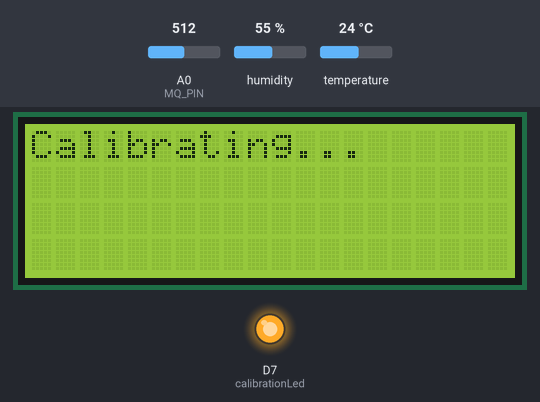
This sketch was run on a simulated ESP8266 (NodeMCU). Shown: 20×4 character LCD, output pins drawn as LEDs (lit = HIGH). Inputs (shaded band) come from the test bench; at power-on: A0 (MQ_PIN) = 512, humidity 55 %, temperature 24 °C. WiFi joins after 1.5 s; servers stay silent unless stated; what the sketch prints to the serial monitor is not drawn.

Above: at 0.1 s.
At 25.2 s:
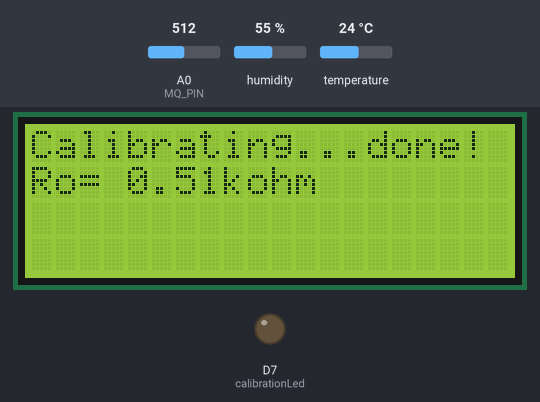
At 28.2 s:
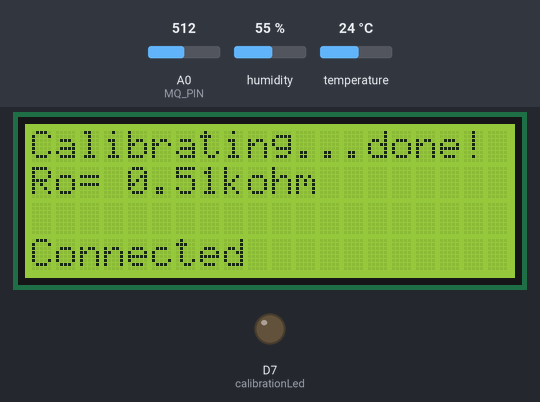
At 29.0 s:
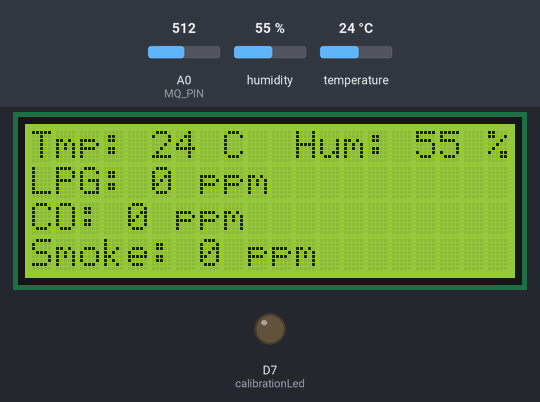
Timing chart, 0 to 30.5 s (numbered marks = the images above):
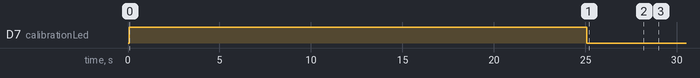

The sketch:

Monitor_gas_dan_temperature.ino
```cpp
//www.asyoni.com

/************************Hardware Related Macros************************************/
#include <ESP8266WiFi.h>
#include <DHT.h>
#include <Wire.h>
#include <LiquidCrystal_I2C.h>
#define DHTPIN D3
LiquidCrystal_I2C lcd(0x27, 2, 1, 0, 4, 5, 6, 7, 3, POSITIVE);


String apiKey = "API KEY";           // Enter your Write API key from ThingSpeak
const char* ssid =  "SSID";     //Enter your wifi name
const char* pass =  "PASSWORD";             // Enter your wifi password
const char* server = "api.thingspeak.com";

const int calibrationLed = 13;                      //when the calibration start , LED pin 13 will light up , off when finish calibrating
const int MQ_PIN=A0;                                //define which analog input channel you are going to use
int RL_VALUE=5;                                     //define the load resistance on the board, in kilo ohms
float RO_CLEAN_AIR_FACTOR=9.83;                     //RO_CLEAR_AIR_FACTOR=(Sensor resistance in clean air)/RO,
                                                    //which is derived from the chart in datasheet

/***********************Software Related Macros************************************/
int CALIBARAION_SAMPLE_TIMES=50;                    //define how many samples you are going to take in the calibration phase
int CALIBRATION_SAMPLE_INTERVAL=500;                //define the time interal(in milisecond) between each samples in the
                                                    //cablibration phase
int READ_SAMPLE_INTERVAL=50;                        //define how many samples you are going to take in normal operation
int READ_SAMPLE_TIMES=5;                            //define the time interal(in milisecond) between each samples in
                                                    //normal operation

/**********************Application Related Macros**********************************/
#define         GAS_LPG             0
#define         GAS_CO              1
#define         GAS_SMOKE           2

/*****************************Globals***********************************************/
float           LPGCurve[3]  =  {2.3,0.21,-0.47};   //two points are taken from the curve.
                                                    //with these two points, a line is formed which is "approximately equivalent"
                                                    //to the original curve.
                                                    //data format:{ x, y, slope}; point1: (lg200, 0.21), point2: (lg10000, -0.59)
float           COCurve[3]  =  {2.3,0.72,-0.34};    //two points are taken from the curve.
                                                    //with these two points, a line is formed which is "approximately equivalent"
                                                    //to the original curve.
                                                    //data format:{ x, y, slope}; point1: (lg200, 0.72), point2: (lg10000,  0.15)
float           SmokeCurve[3] ={2.3,0.53,-0.44};    //two points are taken from the curve.
                                                    //with these two points, a line is formed which is "approximately equivalent"
                                                    //to the original curve.
                                                    //data format:{ x, y, slope}; point1: (lg200, 0.53), point2: (lg10000,  -0.22)
float           Ro           =  10;                  //Ro is initialized to 10 kilo ohms

float humi;
float temp;
DHT dht(DHTPIN, DHT11);
WiFiClient client;

void setup()
{
  Serial.begin(115200);
  WiFi.begin(ssid, pass);
  dht.begin();
  lcd.begin(20,4);
  lcd.backlight();
  pinMode(calibrationLed,OUTPUT);
  digitalWrite(calibrationLed,HIGH);
  lcd.print("Calibrating...");                        //LCD display


  Ro = MQCalibration(MQ_PIN);                         //Calibrating the sensor. Please make sure the sensor is in clean air
  digitalWrite(calibrationLed,LOW);

  lcd.print("done!");                                 //LCD display
  lcd.setCursor(0,1);
  lcd.print("Ro= ");
  lcd.print(Ro);
  lcd.print("kohm");
  delay(3000);


      Serial.println("Connecting to ");
      Serial.println(ssid);
      while (WiFi.status() != WL_CONNECTED)
     {
      delay(100);
      Serial.print("*");
      lcd.setCursor( 0 , 3 );
      lcd.print("Not Connected");
     }

      Serial.println("");
      Serial.println("Connected");
      lcd.setCursor( 0 , 3 );
      lcd.print("Connected");
}

void loop()
{
  humi = dht.readHumidity();
  temp = dht.readTemperature();
  long iPPM_LPG = 0;
  long iPPM_CO = 0;
  long iPPM_Smoke = 0;

  iPPM_LPG = MQGetGasPercentage(MQRead(MQ_PIN)/Ro,GAS_LPG);
  iPPM_CO = MQGetGasPercentage(MQRead(MQ_PIN)/Ro,GAS_CO);
  iPPM_Smoke = MQGetGasPercentage(MQRead(MQ_PIN)/Ro,GAS_SMOKE);

   lcd.clear();
   lcd.setCursor( 0 , 0 );
   lcd.print("Tmp: ");
   lcd.print(temp,0);
   lcd.print(" C");

   lcd.setCursor( 11 , 0 );
   lcd.print("Hum: ");
   lcd.print(humi,0);
   lcd.print(" %");

   lcd.setCursor( 0 , 1 );
   lcd.print("LPG: ");
   lcd.print(iPPM_LPG);
   lcd.print(" ppm");

   lcd.setCursor( 0, 2 );
   lcd.print("CO: ");
   lcd.print(iPPM_CO);
   lcd.print(" ppm");

   lcd.setCursor( 0,3 );
   lcd.print("Smoke: ");
   lcd.print(iPPM_Smoke);
   lcd.print(" ppm");

if (client.connect(server,80))   //   "184.106.153.149" or api.thingspeak.com
      {
       String sendData = apiKey
       +"&field1="+String(temp)
       +"&field2="+String(humi)
       +"&field3="+String(iPPM_LPG)
       +"&field4="+String(iPPM_CO)
       +"&field5="+String(iPPM_Smoke)
       +"\r\n\r\n";

       //Serial.println(sendData);

       client.print("POST /update HTTP/1.1\n");
       client.print("Host: api.thingspeak.com\n");
       client.print("Connection: close\n");
       client.print("X-THINGSPEAKAPIKEY: "+apiKey+"\n");
       client.print("Content-Type: application/x-www-form-urlencoded\n");
       client.print("Content-Length: ");
       client.print(sendData.length());
       client.print("\n\n");
       client.print(sendData);
       Serial.println("Connect to Thingspeak.");
       }

      client.stop();
      Serial.println("Send data....");
      delay(200);
}

/****************** MQResistanceCalculation ****************************************
Input:   raw_adc - raw value read from adc, which represents the voltage
Output:  the calculated sensor resistance
Remarks: The sensor and the load resistor forms a voltage divider. Given the voltage
         across the load resistor and its resistance, the resistance of the sensor
         could be derived.
************************************************************************************/
float MQResistanceCalculation(int raw_adc)
{
  return ( ((float)RL_VALUE*(1023-raw_adc)/raw_adc));
}

/***************************** MQCalibration ****************************************
Input:   mq_pin - analog channel
Output:  Ro of the sensor
Remarks: This function assumes that the sensor is in clean air. It use
         MQResistanceCalculation to calculates the sensor resistance in clean air
         and then divides it with RO_CLEAN_AIR_FACTOR. RO_CLEAN_AIR_FACTOR is about
         10, which differs slightly between different sensors.
************************************************************************************/
float MQCalibration(int mq_pin)
{
  int i;
  float val=0;

  for (i=0;i<CALIBARAION_SAMPLE_TIMES;i++) {            //take multiple samples
    val += MQResistanceCalculation(analogRead(mq_pin));
    delay(CALIBRATION_SAMPLE_INTERVAL);
  }
  val = val/CALIBARAION_SAMPLE_TIMES;                   //calculate the average value
  val = val/RO_CLEAN_AIR_FACTOR;                        //divided by RO_CLEAN_AIR_FACTOR yields the Ro
  return val;                                                      //according to the chart in the datasheet

}

/*****************************  MQRead *********************************************
Input:   mq_pin - analog channel
Output:  Rs of the sensor
Remarks: This function use MQResistanceCalculation to caculate the sensor resistenc (Rs).
         The Rs changes as the sensor is in the different consentration of the target
         gas. The sample times and the time interval between samples could be configured
         by changing the definition of the macros.
************************************************************************************/
float MQRead(int mq_pin)
{
  int i;
  float rs=0;

  for (i=0;i<READ_SAMPLE_TIMES;i++) {
    rs += MQResistanceCalculation(analogRead(mq_pin));
    delay(READ_SAMPLE_INTERVAL);
  }

  rs = rs/READ_SAMPLE_TIMES;

  return rs;
}

/*****************************  MQGetGasPercentage **********************************
Input:   rs_ro_ratio - Rs divided by Ro
         gas_id      - target gas type
Output:  ppm of the target gas
Remarks: This function passes different curves to the MQGetPercentage function which
         calculates the ppm (parts per million) of the target gas.
************************************************************************************/
long MQGetGasPercentage(float rs_ro_ratio, int gas_id)
{
  if ( gas_id == GAS_LPG ) {
     return MQGetPercentage(rs_ro_ratio,LPGCurve);
  } else if ( gas_id == GAS_CO ) {
     return MQGetPercentage(rs_ro_ratio,COCurve);
  } else if ( gas_id == GAS_SMOKE ) {
     return MQGetPercentage(rs_ro_ratio,SmokeCurve);
  }

  return 0;
}

/*****************************  MQGetPercentage **********************************
Input:   rs_ro_ratio - Rs divided by Ro
         pcurve      - pointer to the curve of the target gas
Output:  ppm of the target gas
Remarks: By using the slope and a point of the line. The x(logarithmic value of ppm)
         of the line could be derived if y(rs_ro_ratio) is provided. As it is a
         logarithmic coordinate, power of 10 is used to convert the result to non-logarithmic
         value.
************************************************************************************/
long  MQGetPercentage(float rs_ro_ratio, float *pcurve)
{
  return (pow(10,( ((log(rs_ro_ratio)-pcurve[1])/pcurve[2]) + pcurve[0])));
}
```

Measured:
- what the display in image 1 shows lasts 3.0 s, from 25.1 s to 28.1 s
- what the display in image 2 shows lasts 0.8 s, from 28.1 s to 28.9 s
